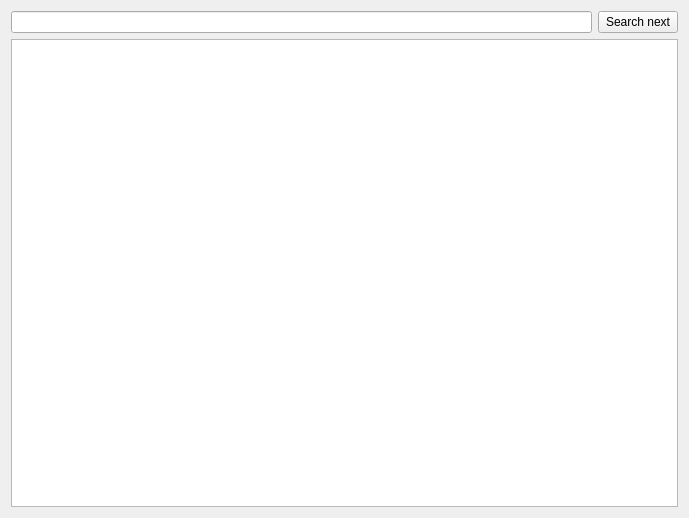
<?xml version="1.0" encoding="UTF-8"?>
<ui version="4.0">
 <class>LogView</class>
 <widget class="QWidget" name="LogView">
  <property name="geometry">
   <rect>
    <x>0</x>
    <y>0</y>
    <width>689</width>
    <height>518</height>
   </rect>
  </property>
  <property name="windowTitle">
   <string>Form</string>
  </property>
  <layout class="QVBoxLayout" name="verticalLayout">
   <item>
    <layout class="QHBoxLayout" name="horizontalLayout">
     <item>
      <widget class="QLineEdit" name="lineEdit"/>
     </item>
     <item>
      <widget class="QPushButton" name="searchButton">
       <property name="text">
        <string>Search next</string>
       </property>
      </widget>
     </item>
    </layout>
   </item>
   <item>
    <widget class="QPlainTextEdit" name="logViewerEdit"/>
   </item>
  </layout>
 </widget>
 <resources/>
 <connections/>
</ui>
